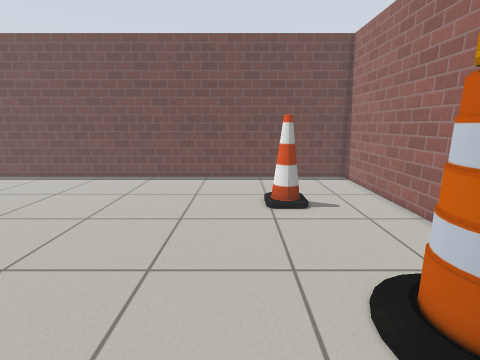
[1] (above)

17 first-person views from a walk through a robot-simulator world made for Gazebo. The camera is 0.98 m above the floor, tilts 12° down and sees 85° across. The floor is counted in squares, 0.25 m on a side. Each view is taken from the middle of a square. On the plan, view 1 faces up. The plan holds only what a view shows up to about 20 squares ahead; the rest is blank. Gazebo's built-in surfaces are drawn with simple patterns.

[2]
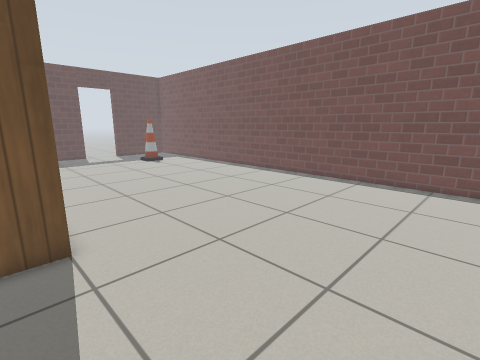

[3]
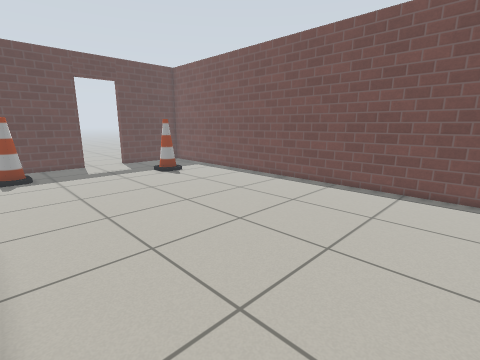

[4]
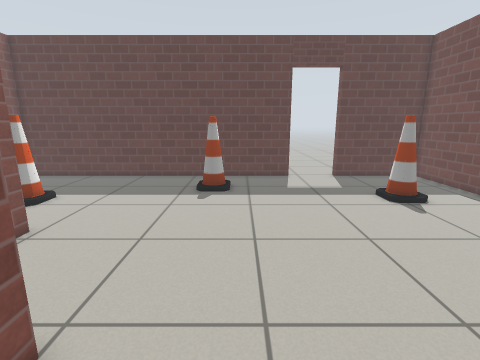

[5]
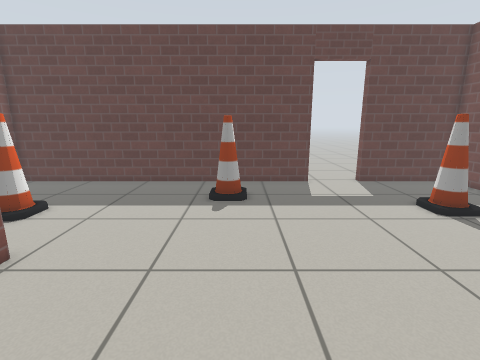

[6]
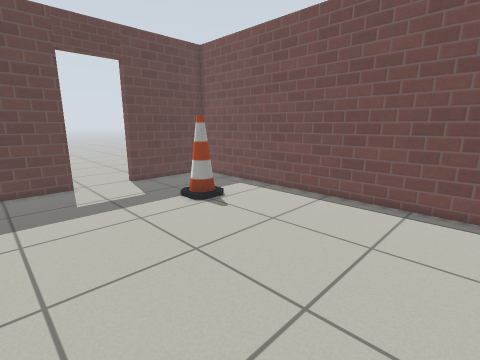

[7]
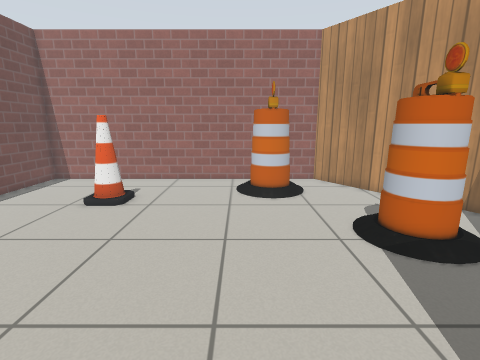

[8]
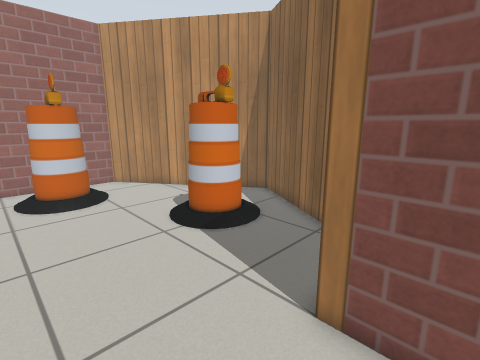

[9]
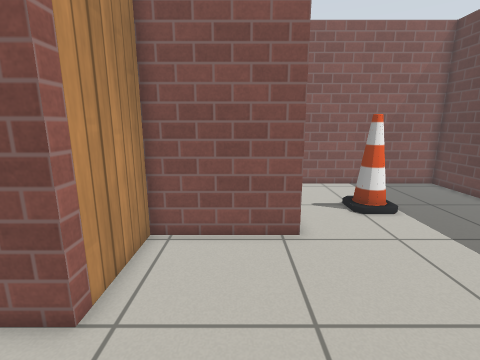

[10]
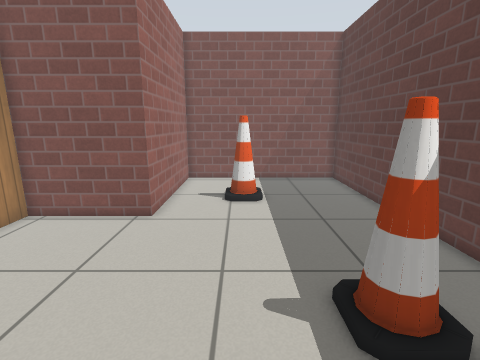

[11]
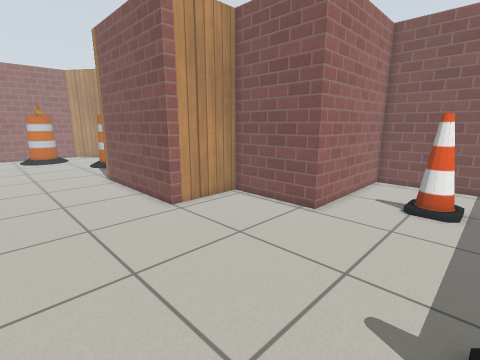

[12]
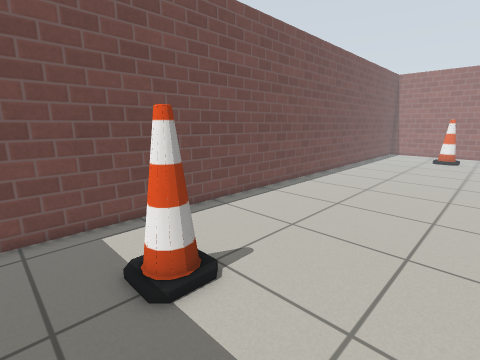

[13]
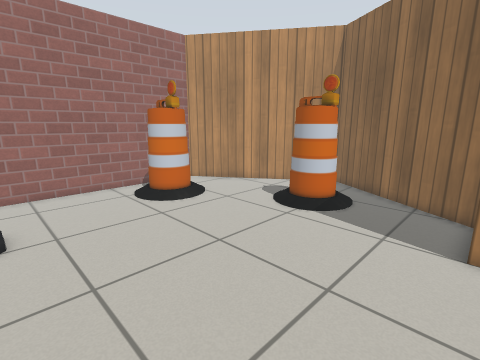

[14]
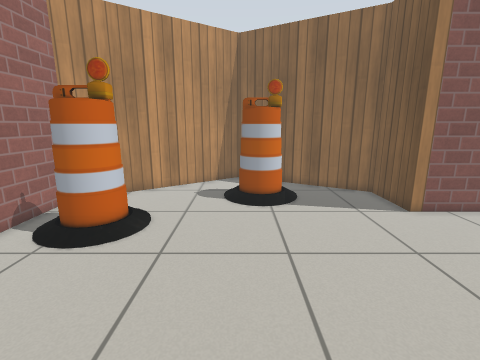

[15]
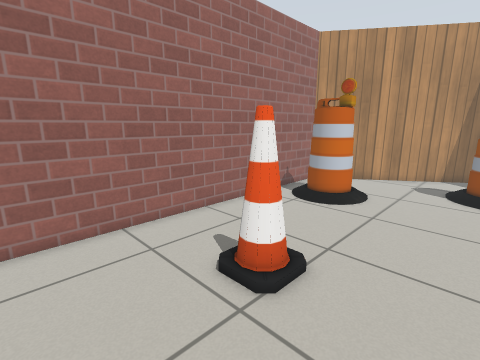

[16]
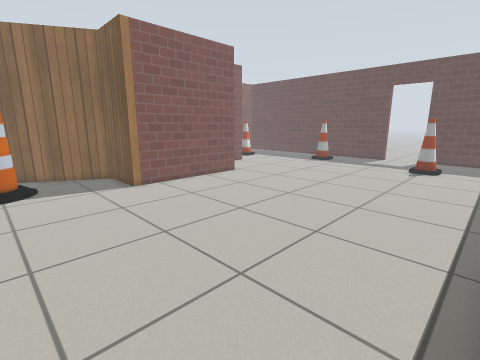

[17]
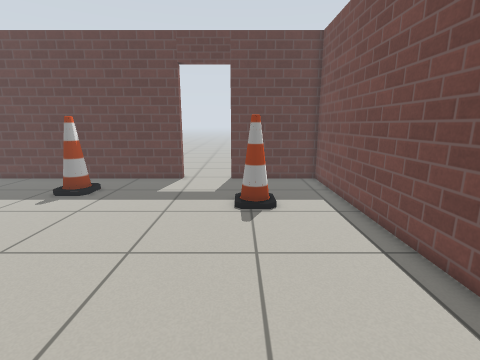

### Floor plan
Points are (right, up) in squares from view 1. A wall is a line through its corners. A room is listed if a view was taken in it or the views show most of it. See-through windows are left out.
Room 1 (views 1, 2, 3, 4, 5, 6, 7, 8, 9, 10, 11, 12, 13, 14, 15, 16, 17)
walls: (-34, 9.8) (-34, -10.3) (-23.2, -10.3) (-23.2, -1.9) (-17.8, -1.9) (-17.8, 2.5) (-8.8, 2.5) (-8.8, -1) (-0.9, -5.5) (7.8, 0.6) (7.8, 19.6) (-34, 19.6) (-34, 13.4)
ways out: open door at (-34, 11.5)
objects: cone (-31, 4) to (-30, 5); cone (-28, -6) to (-27, -5); cone (-28, 14) to (-27, 15); barrel (-3, -1) to (-1, 1); cone (2, 12) to (3, 13); barrel (4, 3) to (6, 5)

Positions as (right, up) in squares from view 1, and headings:
1: (0, 0), facing up
2: (0, 1), facing up-left
3: (-7, 3), facing up-left
4: (-14, 6), facing left
5: (-16, 5), facing left
6: (-16, 6), facing up-left
7: (-11, 6), facing right
8: (-11, 7), facing down-right
9: (-21, 7), facing down
10: (-27, 9), facing down
11: (-29, 9), facing down-right
12: (-31, 9), facing up-right
13: (-9, 12), facing down-right
14: (-1, 14), facing down
15: (-2, 18), facing down-right
16: (-2, 19), facing down-left
17: (-15, 14), facing left
